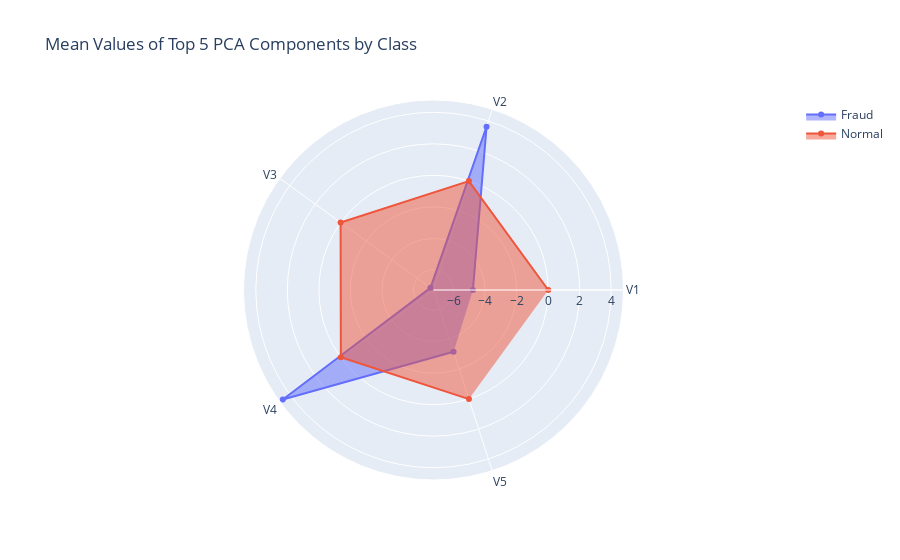

The notebook cell saved with this chart:
### Markdown cell above
### 1. PCA Component Radar Chart

•	**Type:** Radar chart comparing mean values of V1-V5 for fraud vs normal

•	**Rationale:** Identifies which transformed dimensions differ most

•	**Insight:** Even without original meaning, shows detectable fraud signatures

### Code cell
# Calculate mean values for top components
fraud_mean = df[df['Class'] == 1][['V1','V2','V3','V4','V5']].mean()
normal_mean = df[df['Class'] == 0][['V1','V2','V3','V4','V5']].mean()

fig = go.Figure()

fig.add_trace(go.Scatterpolar(
      r=fraud_mean.values,
      theta=fraud_mean.index,
      fill='toself',
      name='Fraud'
))
fig.add_trace(go.Scatterpolar(
      r=normal_mean.values,
      theta=normal_mean.index,
      fill='toself',
      name='Normal'
))

fig.update_layout(
  polar=dict(
    radialaxis=dict(
      visible=True
    )),
  title='Mean Values of Top 5 PCA Components by Class',
  showlegend=True
)

fig.show()

### Figure 1 — Plotly figure (JSON) as saved in the notebook; plotly's stock layout.template omitted (floating-point values rounded to 4 significant figures)
{"data": [{"fill": "toself", "name": "Fraud", "r": [-4.772, 3.624, -7.033, 4.542, -3.151], "theta": ["V1", "V2", "V3", "V4", "V5"], "type": "scatterpolar"}, {"fill": "toself", "name": "Normal", "r": [0.008258, -0.006271, 0.01217, -0.00786, 0.005453], "theta": ["V1", "V2", "V3", "V4", "V5"], "type": "scatterpolar"}], "layout": {"polar": {"radialaxis": {"visible": true}}, "showlegend": true, "title": {"text": "Mean Values of Top 5 PCA Components by Class"}}}
